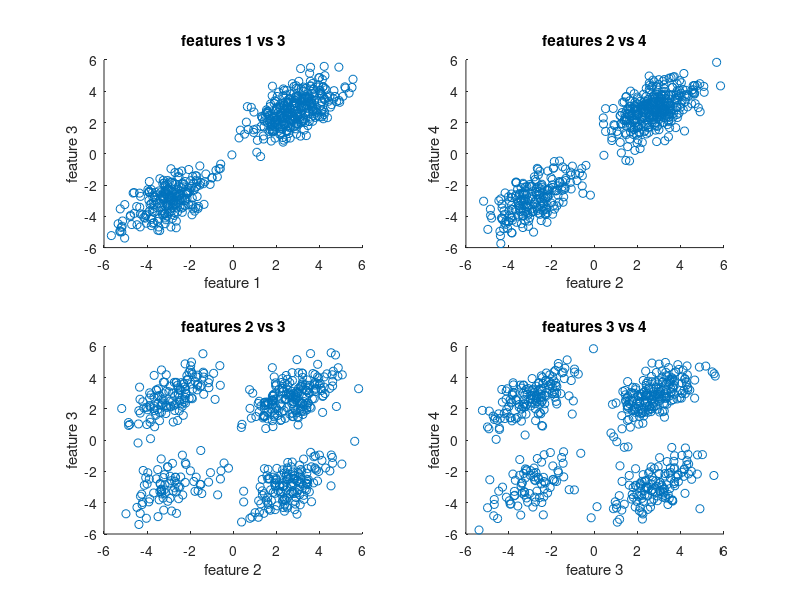

MATLAB code for this plot: (Note: this script raises an error after producing the figure.)
%%
%Clustering
%kmeans cluster
clc, clear, close all
load('kmeansdata.mat'); %loads

figure
for i=1:2
    subplot(2,2,i)
    scatter(X(:,i),X(:,i+2))
    xlabel(['feature ',num2str(i)]);
    ylabel(['feature ',num2str(i+2)]);
    title(['features ',num2str(i),...
        ' vs ',num2str(i+2)])
end

for i=3:4
    subplot(2,2,i)
    scatter(X(:,i-1), X(:,i))
    xlabel(['feature ',num2str(i-1)]);
    ylabel(['feature ',num2str(i)]);
    title(['features ',num2str(i-1),...
        ' vs ',num2str(i)])
end
a = gcf;
a.WindowState = 'maximized';

k = 4; % number of classes
pbaspect([1 1 1])
km = kmeans(X,k, 'Distance','cityblock','Display','iter');
figure
subplot(221);
scatter3(X(:,1), X(:,3), X(:,4),10,km)
% legend(k_list);
axis vis3d
title(['Clustering 1: k-means, ',num2str(k), ' classes']);
% gscatter(A,B,km,...
%     [0,0.75,0.75;0.75,0,0.75;0.75,0.75,0],'...');
subplot(222);
silhouette(X,km,'cityblock');
title(['Clustering 1: silhouette k-means, ',num2str(k), ' classes']);
h = gca;
h.Children.EdgeColor = [.8 .8 1];
xlabel 'Silhouette Value'
ylabel 'Cluster'
pbaspect([1 1 1])
% daspect([1 1 1])

%Hierarchial 
Z = linkage(X,'ward');
% GMModel = fitgmdist(X,k);
% c = cluster(GMModel,X);
c = cluster(Z,'Maxclust',k);
subplot(223);
scatter3(X(:,1),X(:,3),X(:,4),10, c)
title(['Clustering 2: Gaussian Mixture Models, ',num2str(k), ' classes']);
% legend(k_list);
% title('Hierarchial');
axis vis3d

subplot(224);
silhouette(X,c,'cityblock');
title(['Clustering 2: silhouette Gaussian Mixture Models, ',num2str(k), ' classes']);
a = gcf;
a.WindowState = 'maximized';
% figure
% dendrogram(Z);